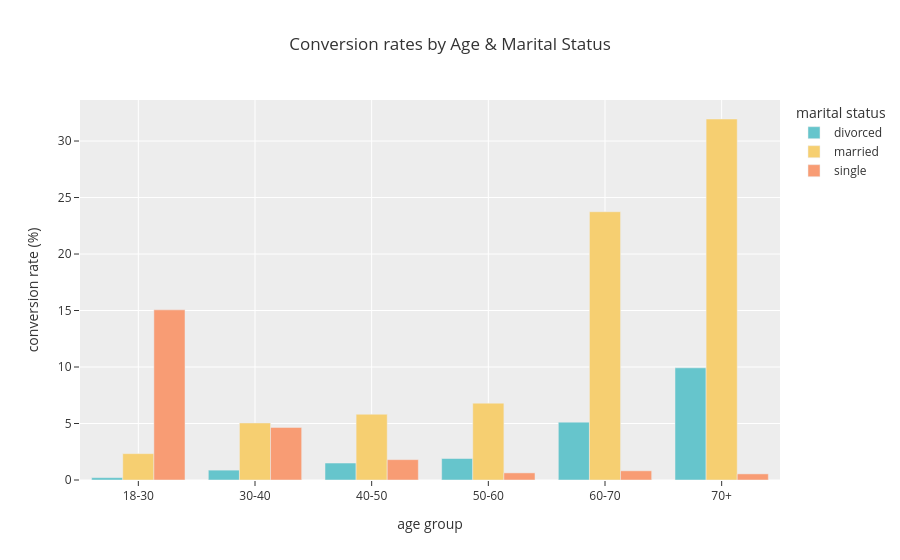

The notebook cell this image was saved under:
### Code cell
plot_df = age_marital_df.loc[age_labels].mul(100).reset_index()

fig = px.bar(
    plot_df,
    x='age_group',
    y=['divorced', 'married', 'single'],
    barmode='group',
    title='Conversion rates by Age & Marital Status',
    labels={
        'age_group': 'age group',
        'value': 'conversion rate (%)',
        'variable': 'marital status'
    },
    template='ggplot2',
    color_discrete_sequence=colors.qualitative.Pastel
)

fig.show()

### Figure 1 — Plotly figure (JSON) as saved in the notebook; plotly's stock layout.template omitted (floating-point values rounded to 4 significant figures)
{"data": [{"alignmentgroup": "True", "hovertemplate": "marital status=divorced<br>age group=%{x}<br>conversion rate (%)=%{y}<extra></extra>", "legendgroup": "divorced", "marker": {"color": "rgb(102, 197, 204)", "pattern": {"shape": ""}}, "name": "divorced", "offsetgroup": "divorced", "orientation": "v", "showlegend": true, "textposition": "auto", "type": "bar", "x": ["18-30", "30-40", "40-50", "50-60", "60-70", "70+"], "xaxis": "x", "y": [0.2086, 0.8735, 1.502, 1.902, 5.122, 9.928], "yaxis": "y"}, {"alignmentgroup": "True", "hovertemplate": "marital status=married<br>age group=%{x}<br>conversion rate (%)=%{y}<extra></extra>", "legendgroup": "married", "marker": {"color": "rgb(246, 207, 113)", "pattern": {"shape": ""}}, "name": "married", "offsetgroup": "married", "orientation": "v", "showlegend": true, "textposition": "auto", "type": "bar", "x": ["18-30", "30-40", "40-50", "50-60", "60-70", "70+"], "xaxis": "x", "y": [2.333, 5.047, 5.817, 6.801, 23.74, 31.95], "yaxis": "y"}, {"alignmentgroup": "True", "hovertemplate": "marital status=single<br>age group=%{x}<br>conversion rate (%)=%{y}<extra></extra>", "legendgroup": "single", "marker": {"color": "rgb(248, 156, 116)", "pattern": {"shape": ""}}, "name": "single", "offsetgroup": "single", "orientation": "v", "showlegend": true, "textposition": "auto", "type": "bar", "x": ["18-30", "30-40", "40-50", "50-60", "60-70", "70+"], "xaxis": "x", "y": [15.06, 4.655, 1.802, 0.6302, 0.813, 0.5415], "yaxis": "y"}], "layout": {"barmode": "group", "legend": {"title": {"text": "marital status"}, "tracegroupgap": 0}, "title": {"text": "Conversion rates by Age & Marital Status"}, "xaxis": {"anchor": "y", "domain": [0, 1], "title": {"text": "age group"}}, "yaxis": {"anchor": "x", "domain": [0, 1], "title": {"text": "conversion rate (%)"}}}}
